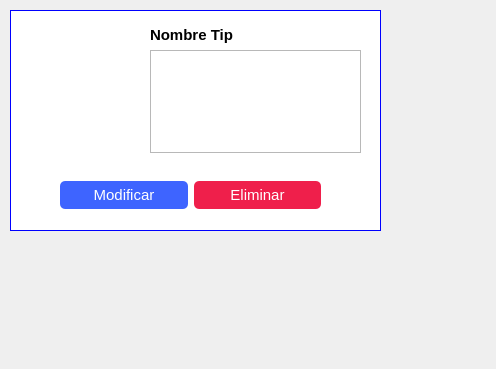
<?xml version="1.0" encoding="UTF-8"?>
<ui version="4.0">
 <class>administrador_tarjeta_tip</class>
 <widget class="QWidget" name="administrador_tarjeta_tip">
  <property name="geometry">
   <rect>
    <x>0</x>
    <y>0</y>
    <width>496</width>
    <height>369</height>
   </rect>
  </property>
  <property name="windowTitle">
   <string>Form</string>
  </property>
  <widget class="QLabel" name="label">
   <property name="geometry">
    <rect>
     <x>10</x>
     <y>10</y>
     <width>371</width>
     <height>221</height>
    </rect>
   </property>
   <property name="styleSheet">
    <string notr="true">background-color: rgb(255, 255, 255);
border: 1px  solid blue;</string>
   </property>
   <property name="text">
    <string/>
   </property>
  </widget>
  <widget class="QWidget" name="horizontalLayoutWidget_2">
   <property name="geometry">
    <rect>
     <x>20</x>
     <y>170</y>
     <width>341</width>
     <height>51</height>
    </rect>
   </property>
   <layout class="QHBoxLayout" name="horizontalLayout_3">
    <item>
     <spacer name="horizontalSpacer_2">
      <property name="orientation">
       <enum>Qt::Horizontal</enum>
      </property>
      <property name="sizeType">
       <enum>QSizePolicy::Fixed</enum>
      </property>
      <property name="sizeHint" stdset="0">
       <size>
        <width>40</width>
        <height>20</height>
       </size>
      </property>
     </spacer>
    </item>
    <item>
     <widget class="QPushButton" name="btnModificar">
      <property name="font">
       <font>
        <pointsize>11</pointsize>
       </font>
      </property>
      <property name="styleSheet">
       <string notr="true">*{
	background-color:  #3E64FF;
	color: white;
	border-radius: 5px;
	padding: 5px;
}

:hover{
	color: #3E64FF;
	background-color: white;
	border: 1px solid #3E64FF;
}</string>
      </property>
      <property name="text">
       <string>Modificar</string>
      </property>
     </widget>
    </item>
    <item>
     <widget class="QPushButton" name="btnEliminar">
      <property name="font">
       <font>
        <pointsize>11</pointsize>
       </font>
      </property>
      <property name="styleSheet">
       <string notr="true">*{
	background-color:  #EF1F4B;
	color: white;
	border-radius: 5px;
	padding: 5px;
}

:hover{
	color: #EF1F4B;
	background-color: white;
	border: 1px solid #EF1F4B;
}</string>
      </property>
      <property name="text">
       <string>Eliminar</string>
      </property>
     </widget>
    </item>
    <item>
     <spacer name="horizontalSpacer_3">
      <property name="orientation">
       <enum>Qt::Horizontal</enum>
      </property>
      <property name="sizeType">
       <enum>QSizePolicy::Fixed</enum>
      </property>
      <property name="sizeHint" stdset="0">
       <size>
        <width>40</width>
        <height>20</height>
       </size>
      </property>
     </spacer>
    </item>
   </layout>
  </widget>
  <widget class="QLabel" name="imagen">
   <property name="geometry">
    <rect>
     <x>20</x>
     <y>30</y>
     <width>125</width>
     <height>125</height>
    </rect>
   </property>
   <property name="sizePolicy">
    <sizepolicy hsizetype="Fixed" vsizetype="Fixed">
     <horstretch>0</horstretch>
     <verstretch>0</verstretch>
    </sizepolicy>
   </property>
   <property name="text">
    <string/>
   </property>
   <property name="pixmap">
    <pixmap resource="../../resources.qrc">:/imagenes/Imagenes/imgTipTest.png</pixmap>
   </property>
   <property name="scaledContents">
    <bool>true</bool>
   </property>
  </widget>
  <widget class="QPlainTextEdit" name="plainText">
   <property name="geometry">
    <rect>
     <x>150</x>
     <y>50</y>
     <width>211</width>
     <height>103</height>
    </rect>
   </property>
   <property name="font">
    <font>
     <pointsize>9</pointsize>
    </font>
   </property>
  </widget>
  <widget class="QLabel" name="lblNombre">
   <property name="geometry">
    <rect>
     <x>150</x>
     <y>26</y>
     <width>211</width>
     <height>18</height>
    </rect>
   </property>
   <property name="sizePolicy">
    <sizepolicy hsizetype="Fixed" vsizetype="Fixed">
     <horstretch>0</horstretch>
     <verstretch>0</verstretch>
    </sizepolicy>
   </property>
   <property name="font">
    <font>
     <pointsize>11</pointsize>
     <weight>75</weight>
     <bold>true</bold>
    </font>
   </property>
   <property name="text">
    <string>Nombre Tip</string>
   </property>
  </widget>
 </widget>
 <resources>
  <include location="../../resources.qrc"/>
 </resources>
 <connections/>
</ui>
